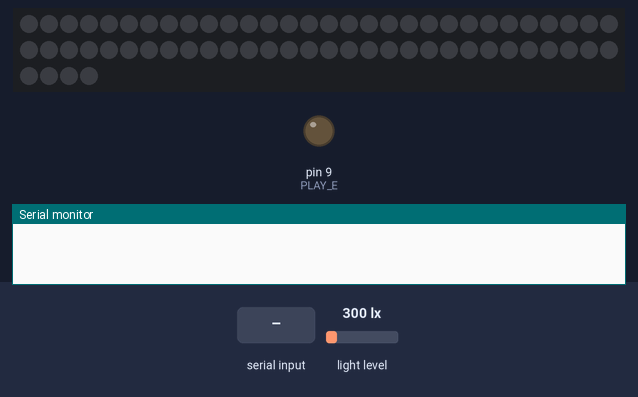
A sketch run on a simulated Arduino Uno, built with avr-gcc and run on an emulated ATmega328P. Shown: 64 RGB LEDs in strip order, left to right, continuing on the next row, output pins drawn as LEDs (lit = HIGH), the last lines printed to the serial monitor. Inputs (shaded band) come from the test bench; at power-on: light level 300 lx. Dim RGB values are drawn brighter than linear.

Above: at 1.2 s.
1.3 s: light level set to 106 lx
3.9 s: light level set to 91 lx
At 5.8 s:
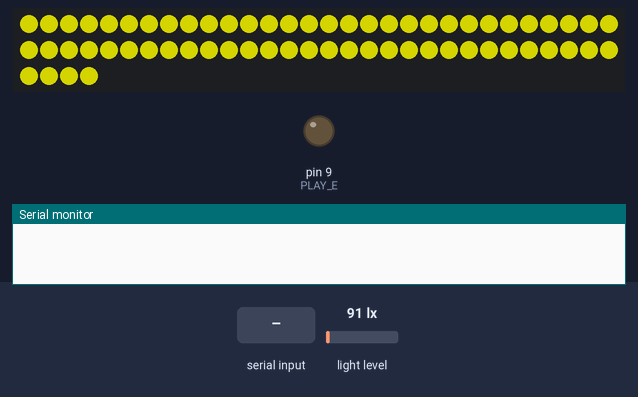
6.7 s: "1\n" received over Serial
At 7.7 s:
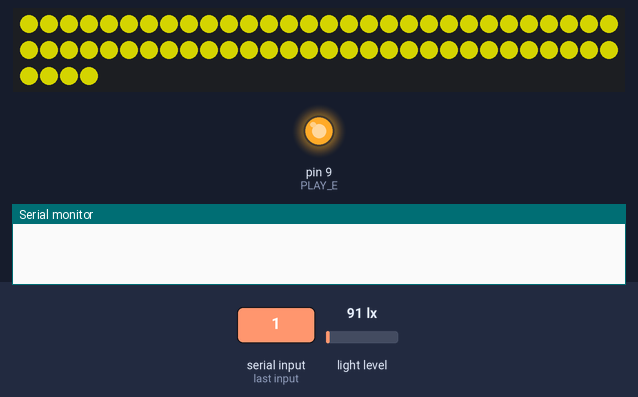
9.2 s: light level set to 500 lx
At 13.6 s:
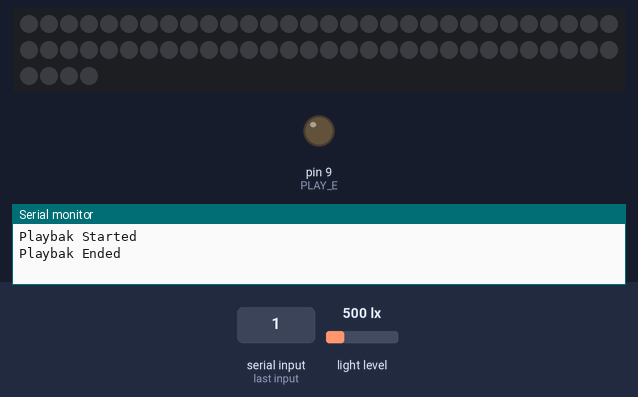
13.8 s: light level set to 40 lx
At 14.9 s:
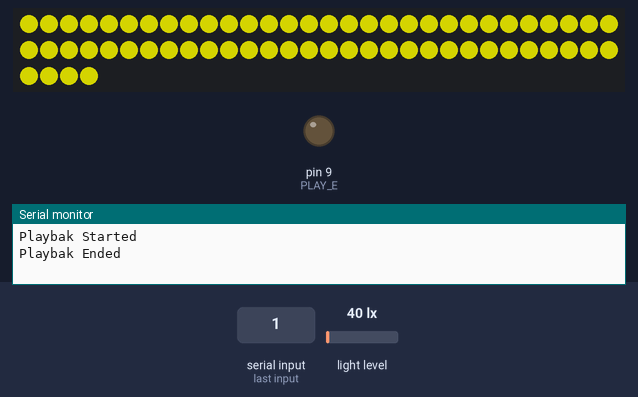
Timing chart, 0 to 16.7 s (numbered marks = the images above; inputs shaded):
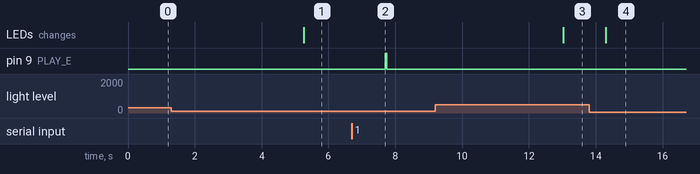

The sketch:

arduino.ino
```cpp
#include <BH1750FVI.h>
#include <Adafruit_NeoPixel.h>
#define PIN 13   // input pin Neopixel is attached to
#define NUMPIXELS      64 // number of neopixels in strip
Adafruit_NeoPixel pixels = Adafruit_NeoPixel(NUMPIXELS, PIN, NEO_GRB + NEO_KHZ800);
int delayval = 100; // timing delay in milliseconds

//Define for ISD1820
#define PLAY_E 9
#define playTime 5000 // playback time 5 seconds

//Define for light sensor
BH1750FVI LightSensor(BH1750FVI::k_DevModeContLowRes);

void setup() {
  Serial.begin(115200);
  LightSensor.begin();
  // Initialize the NeoPixel library.
  pixels.begin();
  pixels.Color(0,0,0);
  pinMode(PLAY_E,OUTPUT);
}

void loop() {
  // LED + Light sensor
  uint16_t lux = LightSensor.GetLightIntensity();
  //Serial.print("Light: ");
  //Serial.println(lux);
  if (lux <100) LED(255,255,0); //set led yellow
  else LED(0,0,0); //set led off

  String alert = Serial.readString();
  int cmd = alert.toInt();
  //String check_cmd = "Check cmd: "+ cmd;
  //cmd = 1;
  if (cmd==1){
    digitalWrite(PLAY_E, HIGH);
    delay(50);
    digitalWrite(PLAY_E, LOW);
    Serial.println("Playbak Started");
    delay(playTime);
    Serial.println("Playbak Ended");
  }
  delay(delayval);
}

void LED(int r, int g, int b){
  for (int i=0; i < NUMPIXELS; i++) {
      pixels.setPixelColor(i, pixels.Color(r,g,b));
      pixels.setBrightness(128);
      pixels.show();
  }
}
```

Measured:
- the behaviour switches between 100 and 99 lx on light level (found by bisection; images 0 and 1)
- after the input at 1.3 s, every drawn part: stays the same
- after the input at 3.9 s, the LEDs: change after 1.4 s (image 1)
- after the input at 6.7 s, pin 9 (PLAY_E): LOW → HIGH after 1.0 s, → LOW 0.05 s later
- after the input at 9.2 s, the LEDs: change after 3.8 s (image 3)
- after the input at 13.8 s, the LEDs: change after 0.49 s (image 4)
